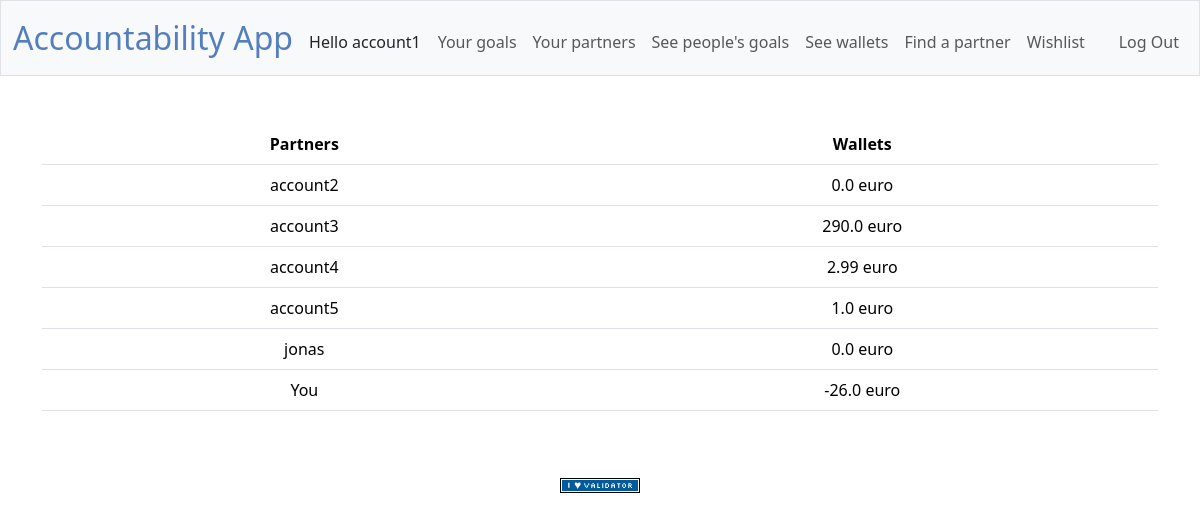
/seewallets (signed in), run on an earlier commit of the app's database.
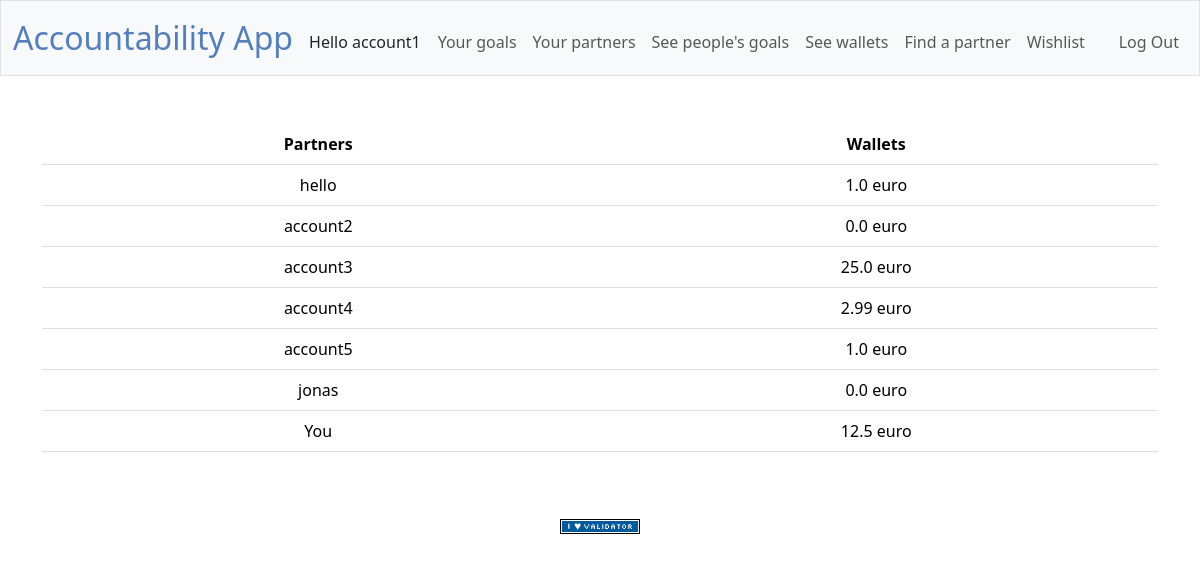
And on a later commit of the database.
### tables this page shows
CREATE TABLE accounts (
    id INTEGER PRIMARY KEY AUTOINCREMENT NOT NULL,
    username TEXT NOT NULL,
    hash TEXT NOT NULL,
    wallet NUMERIC NOT NULL DEFAULT 1.00
);

### app.py (the view)
@app.route("/seewallets")
@login_required
def see_wallets():
    partner_list = accepted_partner_list(session["user_id"])
    my_wallet = find_wallet(session["user_id"])
    return render_template("seewallets.html", partnerList=partner_list, wallet=my_wallet)

### app.py (called while the page is built)
@app.after_request
def after_request(response):
    response.headers["Cache-Control"] = "no-cache, no-store, must-revalidate"
    response.headers["Expires"] = 0
    response.headers["Pragma"] = "no-cache"
    return response

### helpers.py (called while the page is built)
def login_required(f):
    @wraps(f)
    def decorated_function(*args, **kwargs):
        if session.get("user_id") is None:
            return redirect("/login")
        return f(*args, **kwargs)
    return decorated_function

def find_username(value):
    names = db.execute("""
                        SELECT username FROM accounts WHERE id=?
                          """, value)
    person = ""
    for name in names:
        person = name["username"]
    return person

### partners.py (called while the page is built)
def accepted_partner_list(value):
    partnerList = []
    accepteePartner = db.execute("""
                                SELECT * FROM partnerships WHERE status = ? AND acceptee = ?
                                 """, "ACCEPTED", value)
    requesterPartner = db.execute("""
                                SELECT * FROM partnerships WHERE status = ? AND requester = ?
                                 """, "ACCEPTED", value)
    for partner in accepteePartner:
        partnerList.append(partner["requester"])
    for partner in requesterPartner:
        partnerList.append(partner["acceptee"])
    return partnerList

### wallets.py (called while the page is built)
def find_wallet(userid):
    wallet = db.execute("""
                        SELECT wallet FROM accounts WHERE id = ?
                        """, userid)
    wallet = float(wallet[0]["wallet"])
    wallet = round(wallet, 2)
    return wallet;

### templates/seewallets.html (shortened to what this page needs)
{% extends "layout.html" %}
{% block main %}
<table class="table">
    <thead>
        <tr>
            <th scope="col">Partners</th>
            <th scope="col">Wallets</th>
        </tr>
    </thead>
    <tbody>
        {% for partner in partnerList %}
            <tr>
            <td>{{ partner | find_username }}</td>
            <td>{{ partner | find_wallet }} euro</td>
            </tr>
        {% endfor %}
        <tr>
            <td>You</td>
            <td>{{ wallet }} euro</td>
        </tr>
    </tbody>
</table>
{% endblock %}

### templates/layout.html (shortened to what this page needs)
<!DOCTYPE html>
<html lang="en">
    <head>
        <link href="https://cdn.jsdelivr.net/npm/bootstrap@5.3.3/dist/css/bootstrap.min.css" rel="stylesheet">
        <link href="/static/styles.css" rel="stylesheet">
    </head>
    <body>
        <nav class="bg-light border navbar navbar-expand-md navbar-light">
            <div class="container-fluid">
                <a class="navbar-brand" href="/"><span class="blue">Accountability App</span></a>
                <div class="collapse navbar-collapse" id="navbar">
                    {% if session["user_id"] %}
                        <ul class="navbar-nav me-auto mt-2">
                            Hello {{ session["user_name"] }}
                        </ul>
                        <ul class="navbar-nav me-auto mt-2">
                            <li class="nav-item"><a class="nav-link" href="/maingoalpage">Your goals</a></li>
                            <li class="nav-item"><a class="nav-link" href="/partnerlist">Your partners</a></li>
                            <li class="nav-item"><a class="nav-link" href="/seePartnerGoals">See people's goals</a></li>
                            <li class="nav-item"><a class="nav-link" href="/seewallets">See wallets</a></li>
                            <li class="nav-item"><a class="nav-link" href="/findpartner">Find a partner</a></li>
                            <li class="nav-item"><a class="nav-link" href="/wishlist">Wishlist</a></li>
                        </ul>
                        <ul class="navbar-nav ms-auto mt-2">
                            <li class="nav-item"><a class="nav-link" href="/logout">Log Out</a></li>
                        </ul>
                    {% else %}
                        <ul class="navbar-nav ms-auto mt-2">
                            <li class="nav-item"><a class="nav-link" href="/register">Register</a></li>
                            <li class="nav-item"><a class="nav-link" href="/login">Log In</a></li>
                        </ul>
                    {% endif %}
                </div>
            </div>
        </nav>
        <main class="container py-5 text-center">
            {% block main %}{% endblock %}
        </main>
        <footer class="mb-5">
            <form action="https://validator.w3.org/check" class="text-center" enctype="multipart/form-data" method="post" target="_blank">
                <input alt="Validate" src="/static/I_heart_validator.png" type="image">
            </form>
        </footer>
    </body>
</html>

### static/styles.css (style rules this page uses)
nav .navbar-brand { font-size: xx-large; }
nav .navbar-brand .blue { color: #537fbe; }

What changed in the data, as far as the page shows it:
added accounts: username "hello", partner "1.0"
changed accounts "account3": partner "290.0" → "25.0"
Also different on the page:
{{ wallet }}: "-26.0" → "12.5"
